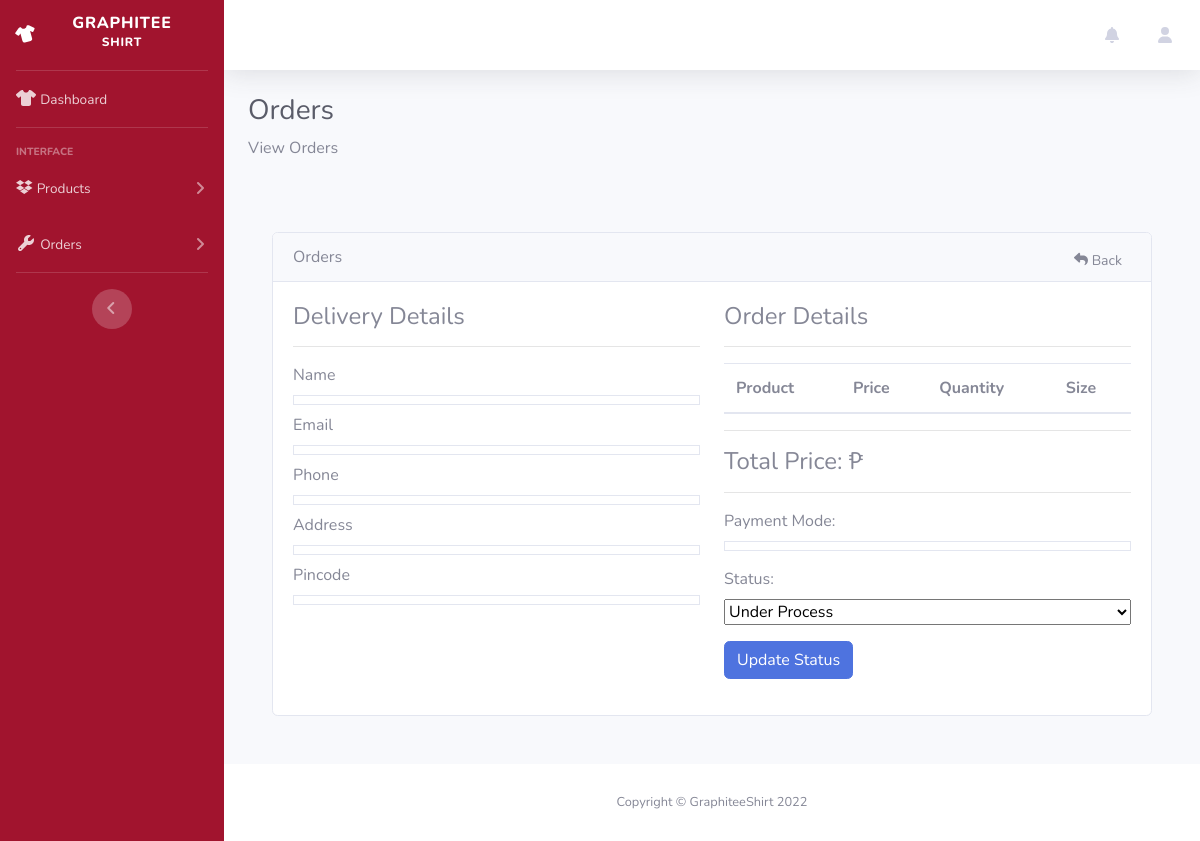
/view-orderAdmin.php?t=GraphShirt318332222222, run on an earlier commit of the app's database.
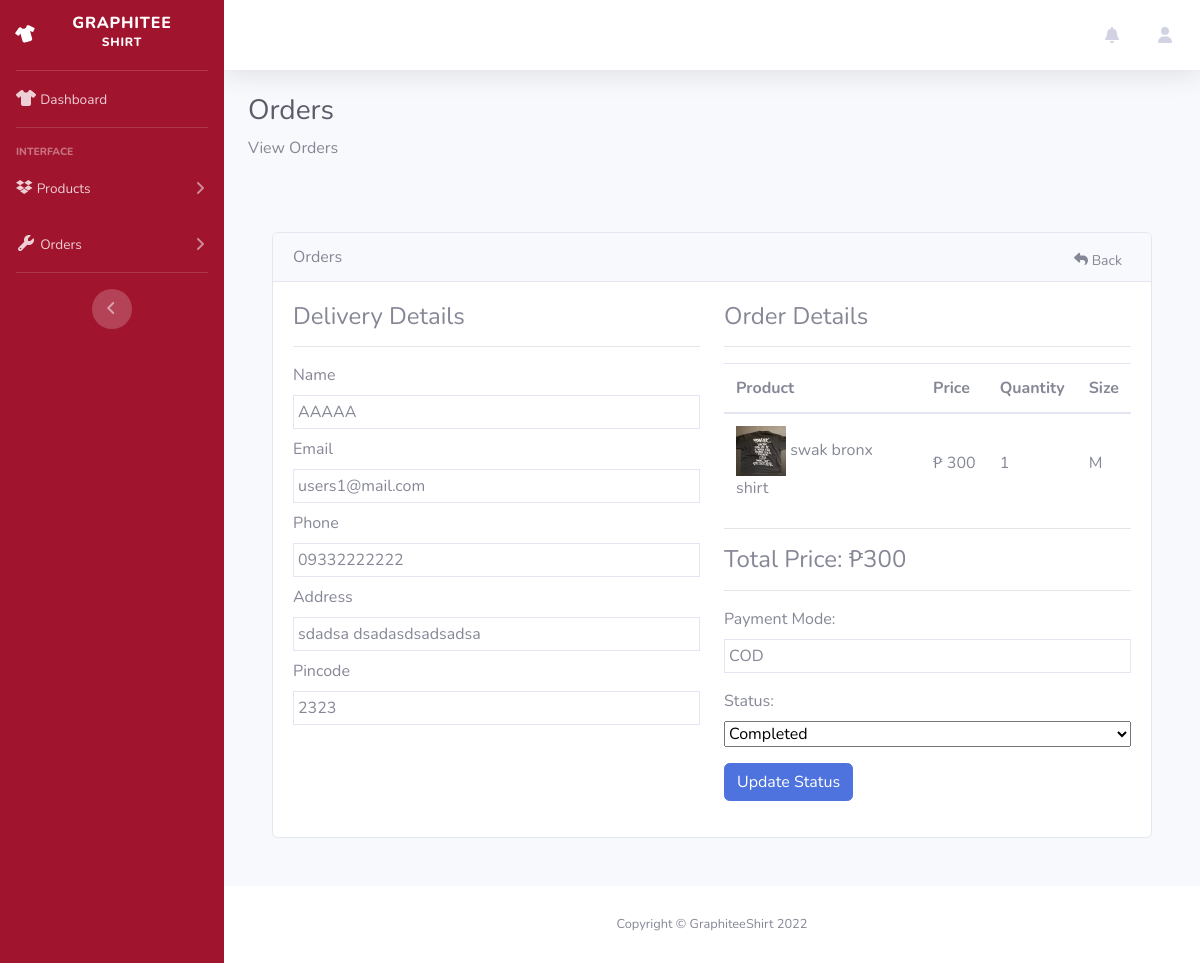
And on a later commit of the database.
### tables this page shows
CREATE TABLE `orders` (
  `id` int(11) NOT NULL,
  `tracking_id` varchar(255) NOT NULL,
  `user_id` int(255) NOT NULL,
  `name` varchar(255) NOT NULL,
  `email` varchar(255) NOT NULL,
  `phone` varchar(255) NOT NULL,
  `address` mediumtext NOT NULL,
  `pincode` int(255) NOT NULL,
  `total_price` int(255) NOT NULL,
  `payment_mode` varchar(255) NOT NULL,
  `payment_id` varchar(255) DEFAULT NULL,
  `status` tinyint(4) NOT NULL DEFAULT 0,
  `comments` varchar(255) DEFAULT NULL,
  `created_at` timestamp NOT NULL DEFAULT current_timestamp()
);

CREATE TABLE `products` (
  `id` int(11) NOT NULL,
  `name` varchar(255) NOT NULL,
  `slug` varchar(255) NOT NULL,
  `image` varchar(255) NOT NULL,
  `description` text NOT NULL,
  `price` int(11) NOT NULL,
  `quantity` int(11) NOT NULL
);

CREATE TABLE `order_items` (
  `id` int(11) NOT NULL,
  `order_id` int(255) NOT NULL,
  `prod_id` int(255) NOT NULL,
  `qty` int(255) NOT NULL,
  `price` int(255) NOT NULL,
  `created_at` timestamp NOT NULL DEFAULT current_timestamp(),
  `size` varchar(255) NOT NULL
);

### classes/connectiondb.php (called while the page is built, shortened)
<?php
class connection
{
    protected function connect()
    {
        try {
            $servername = "localhost";
            $username = "root";
            $password = "";
            $conn = new PDO("mysql:host=$servername;dbname=ooplogin", $username, $password);
            $conn->setAttribute(PDO::ATTR_ERRMODE, PDO::ERRMODE_EXCEPTION);
            return $conn;
        } catch (PDOException $e) {
            echo "Connection failed: " . $e->getMessage();
            die();
        }
    }
}

### classes/viewproductModel.php (called while the page is built, shortened)
<?php
class viewproducts extends connection
{
    function checkTrackingA($tracking_no)
    {
        $sql = "SELECT * FROM orders WHERE tracking_id ='$tracking_no'";
        $stmt = $this->connect()->prepare($sql);
        $stmt->execute();
        return $stmt;
    }
    function displayOrderA($tracking_no,$userId)
    {
        $sql = "SELECT o.id AS oid, o.tracking_id,o.user_id, oi.*,p.* FROM orders o, order_items oi, products p WHERE o.user_id = '$userId' AND
        oi.order_id=o.id AND p.id=oi.prod_id AND o.tracking_id='$tracking_no'";
        $stmt = $this->connect()->prepare($sql);
        $stmt->execute();
        return $stmt;
    }
}

### view-orderAdmin.php (the view, shortened to what this page needs)
<?php
include "classes/connectiondb.php";
include "classes/viewproductModel.php";
if (isset($_GET['t'])) {
    $tracking_no = $_GET['t'];
    $checkTrackingID = new viewproducts();
    $result = $checkTrackingID->checkTrackingA($tracking_no);
?>
    <?php
} else {
    ?>
    <h4>Something went wrong</h4>
<?php
    die();
}
$data = $result->fetchAll(PDO::FETCH_ASSOC);
?>
<!DOCTYPE html>
<html lang="en">
<head>
    <link href="vendors/fontawesome-free/css/all.min.css" rel="stylesheet" type="text/css">
    <link href="dashboard/css/sb-admin-2.min.css" rel="stylesheet">
    <link href="vendors/datatables/dataTables.bootstrap4.min.css" rel="stylesheet">
    <link rel="stylesheet" href="https://cdnjs.cloudflare.com/ajax/libs/font-awesome/6.1.2/css/all.min.css">
    <link rel="stylesheet" href="styles/viewProduct.css">
</head>
<body id="page-top">
    <div id="wrapper">
        <ul class="navbar-nav bg-gradient-primary sidebar sidebar-dark accordion" id="accordionSidebar">
            <a class="sidebar-brand d-flex align-items-center justify-content-center" href="adminDashboard.php">
                <div class="sidebar-brand-icon rotate-n-15">
                    <i class="fa-solid fa-shirt"></i>
                </div>
                <div class="sidebar-brand-text mx-3">Graphitee <sup>Shirt</sup></div>
            </a>
            <hr class="sidebar-divider my-0">
            <li class="nav-item">
                <a class="nav-link" href="adminDashboard.php">
                    <i class="fa-solid fa-shirt"></i>
                    <span>Dashboard</span></a>
            </li>
            <hr class="sidebar-divider">
            <div class="sidebar-heading">
                Interface
            </div>
            <li class="nav-item">
                <a class="nav-link collapsed" href="#" data-toggle="collapse" data-target="#collapseTwo" aria-expanded="true" aria-controls="collapseTwo">
                    <i class="fa-brands fa-dropbox"></i>
                    <span>Products</span>
                </a>
            </li>
            <li class="nav-item">
                <a class="nav-link collapsed" href="#" data-toggle="collapse" data-target="#collapseUtilities" aria-expanded="true" aria-controls="collapseUtilities">
                    <i class="fas fa-fw fa-wrench"></i>
                    <span>Orders</span>
                </a>
            </li>
            <hr class="sidebar-divider">
            <div class="text-center d-none d-md-inline">
                <button class="rounded-circle border-0" id="sidebarToggle"></button>
            </div>
        </ul>
        <div id="content-wrapper" class="d-flex flex-column">
            <div id="content">
                <nav class="navbar navbar-expand navbar-light bg-white topbar mb-4 static-top shadow">
                    <ul class="navbar-nav ml-auto">
                        <li class="nav-item dropdown no-arrow mx-1">
                            <a class="nav-link dropdown-toggle" href="#" id="alertsDropdown" role="button" data-toggle="dropdown" aria-haspopup="true" aria-expanded="false">
                                <i class="fas fa-bell fa-fw <?php echo $shake ?>"></i>
                            </a>
                        </li>
                        <li class="nav-item dropdown no-arrow">
                            <a class="nav-link dropdown-toggle" href="#" id="userDropdown" role="button" data-toggle="dropdown" aria-haspopup="true" aria-expanded="false">
                                <i class="fa-solid fa-user"></i>
                            </a>
                        </li>
                    </ul>
                </nav>
                <div class="container-fluid">
                    <h1 class="h3 mb-2 text-gray-800">Orders</h1>
                    <p class="mb-4">View Orders</p>
                    <div class="py-5">
                        <div class="container">
                            <div class="card">
                                <div class="row">
                                    <div class="col-md-12">
                                        <div class="card-header">
                                            Orders
                                            <a href="orders.php" class="btn btn-sm float-right"><i class="fa fa-reply"></i> Back</a>
                                        </div>
                                        <div class="card-body">
                                            <div class="row">
                                                <div class="col-md-6">
                                                    <h4>Delivery Details</h4>
                                                    <hr>
                                                    <div class="row">
                                                        <div class="col-md-12 mb-2">
                                                            <label class="fw-bold">Name</label>
                                                            <div class="border p-1">
                                                                <?= $data[0]["name"]; ?>
                                                            </div>
                                                        </div>
                                                        <div class="col-md-12 mb-2">
                                                            <label class="fw-bold">Email</label>
                                                            <div class="border p-1">
                                                                <?= $data[0]["email"]; ?>
                                                            </div>
                                                        </div>
                                                        <div class="col-md-12 mb-2">
                                                            <label class="fw-bold">Phone</label>
                                                            <div class="border p-1">
                                                                <?= $data[0]["phone"]; ?>
                                                            </div>
                                                        </div>
                                                        <div class="col-md-12 mb-2">
                                                            <label class="fw-bold">Address</label>
                                                            <div class="border p-1">
                                                                <?= $data[0]["address"]; ?>
                                                            </div>
                                                        </div>
                                                        <div class="col-md-12 mb-2">
                                                            <label class="fw-bold">Pincode</label>
                                                            <div class="border p-1">
                                                                <?= $data[0]["pincode"]; ?>
                                                            </div>
                                                        </div>
                                                    </div>
                                                </div>
                                                <div class="col-md-6">
                                                    <h4>Order Details</h4>
                                                    <hr>
                                                    <table class="table">
                                                        <thead>
                                                            <tr>
                                                                <th>Product</th>
                                                                <th>Price</th>
                                                                <th>Quantity</th>
                                                                <th>Size</th>
                                                            </tr>
                                                        </thead>
                                                        <tbody>
                                                            <?php
                                                            $order = new viewproducts();
                                                            $userId = $data[0]['user_id'];
                                                            $orderItems = $order->displayOrderA($tracking_no, $userId);
                                                            if ($orderItems->rowCount() > 0) {
                                                                foreach ($orderItems as $items) {
                                                            ?>
                                                                    <tr>
                                                                        <td class="align-middle">
                                                                            <img src="uploads/<?= $items['image']; ?>" width="50px" height="50px" alt="<?= $items['name']; ?>">
                                                                            <?= $items['name']; ?>
                                                                        </td>
                                                                        <td class="align-middle">
                                                                            ₱ <?= $items['price']; ?>
                                                                        </td>
                                                                        <td class="align-middle">
                                                                            <?= $items['qty']; ?>
                                                                        </td>
                                                                        <td class="align-middle">
                                                                            <?= $items['size']; ?>
                                                                        </td>
                                                                    </tr>
                                                            <?php
                                                                }
                                                            }
                                                            ?>
                                                        </tbody>
                                                    </table>
                                                    <hr>
                                                    <h4>Total Price: <span class="float-end">₱<?= $data[0]['total_price']; ?></span></h4>
                                                    <hr>
                                                    <label class="fw-bold">Payment Mode:</label>
                                                    <div class="border p-1 mb-3">
                                                        <?= $data[0]['payment_mode']; ?>
                                                    </div>
                                                    <label class="fw-bold">Status:</label>
                                                    <div class="mb-3">
                                                        <form action="includes/updatestatusInclude.php" method="POST">
                                                            <select name="order_status" id="" class="form-select w-100 mb-3">
                                                                <option value="0" <?= ($data[0]['status'] == 0 ? "selected" : "") ?>>Under Process</option>
                                                                <option value="1" <?= ($data[0]['status'] == 1 ? "selected" : "") ?>>Completed</option>
                                                            </select>
                                                            <button name="updateStatus" type="submit" class="btn btn-primary">Update Status</button>
                                                        </form>
                                                    </div>
                                                </div>
                                            </div>
                                        </div>
                                    </div>
                                </div>
                            </div>
                        </div>
                    </div>
                </div>
            </div>
            <footer class="sticky-footer bg-white">
                <div class="container my-auto">
                    <div class="copyright text-center my-auto">
                        <span>Copyright &copy; GraphiteeShirt 2022</span>
                    </div>
                </div>
            </footer>
        </div>
    </div>
</body>
</html>

### styles/viewProduct.css (style rules this page uses)
body { overflow:auto; }
footer { position:static; }
#accordionSidebar { background:#a1142e; }

What changed in the data, as far as the page shows it:
added orders: name "AAAAA", email "users1@mail.com", phone "09332222222", address "sdadsa dsadasdsadsadsa", pincode "2323", products.image (picture), products.name "swak bronx shirt", products.price "300", order_items.qty "1", order_items.size "M", total_price "300", payment_mode "COD", order_status "Completed"
Also different on the page:
form field order_status: "Under Process" → (not shown)
